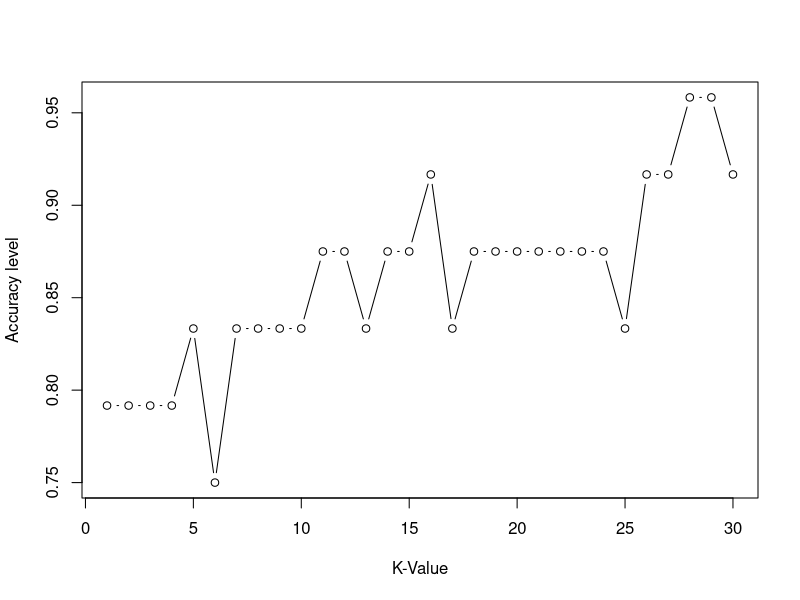

Recreate this plot in R.
##### LIBRARIES
library(class)
library(readxl)
library(ggplot2)
library(GGally)
library(caTools)
library(glmnet)

##### IMPORTING THE DATASET
kerala <- read_excel("kerala.xlsx")

##### EXTRACTING A PART OF THE DATASET 
ker_new <- kerala[,3:16]
View(ker_new)

###### ENCODING CATEGORICAL FLOODS DATA
ker_new$FLOODS <- factor(ker_new$FLOODS,levels = c('YES','NO'),labels = c(1,0))

###### SPLITING THE DATASET INTO TRAINING AND TEST 
split <- sample.split(ker_new$FLOODS,SplitRatio = 0.8)
training_data <- subset(ker_new,split==TRUE)
testing_data <- subset(ker_new,split==FALSE)
View(training_data)
View(testing_data)

###### FEATURE SCALING THE DATA 
training_data[,1:13] <- scale(training_data[,1:13])
testing_data[,1:13] <- scale(testing_data[,1:13])

##### PREPARE THE DATA
x_train <- training_data[, -14]
y_train <- training_data$FLOODS
x_test <- testing_data[, -14]
y_test <- testing_data$FLOODS

##### PERFORM KNN CLASSIFICATION
k <- 15
y_pred <- knn(train = x_train, 
              test = x_test, 
              cl = y_train,
              k = k)

##### PRINT THE PREDICTED LABELS
print(y_pred)

##### CALCULATE THE ACCURACY
accuracy <- sum(y_pred == y_test) / length(y_test)

##### PRINT THE ACCURACY
print(accuracy)


##### OPTIMIZATION LOOP
k_values <- 1:30
accuracy_values <- numeric(length(k_values))
for (i in k_values) {
  # Perform kNN classification
  y_pred <- knn(train = x_train, test = x_test, cl = y_train, k = i)
  
  # Calculate accuracy
  accuracy_values[i] <- sum(y_pred == y_test) / length(y_test)
  
  # Print the accuracy for current K value
  cat("K =", i, "Accuracy =", accuracy_values[i], "\n")
}

##### PLOT THE ACCURACY VALUES FOR EACH K VALUE
plot(k_values, accuracy_values, type = "b", xlab = "K-Value", 
     ylab = "Accuracy level")

##### TO CLEAR THE ENVIRONMENT
rm(list = ls())
